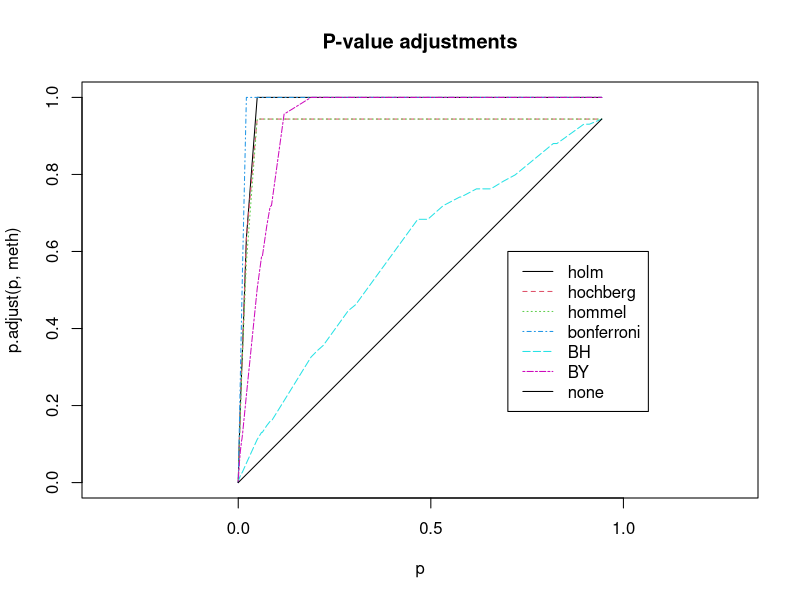

Reproduce this figure in R.
set.seed(123)
x <- rnorm(50, mean = c(rep(0, 25), rep(3, 25)))
p <- 2*pnorm(sort(-abs(x)))

round(p, 3)
round(p.adjust(p), 3)
round(p.adjust(p, "BH"), 3)

## or all of them at once (dropping the "fdr" alias):
p.adjust.M <- p.adjust.methods[p.adjust.methods != "fdr"]
p.adj    <- sapply(p.adjust.M, function(meth) p.adjust(p, meth))
p.adj.60 <- sapply(p.adjust.M, function(meth) p.adjust(p, meth, n = 60))
stopifnot(identical(p.adj[,"none"], p), p.adj <= p.adj.60)
round(p.adj, 3)
## or a bit nicer:
noquote(apply(p.adj, 2, format.pval, digits = 3))


## and a graphic:
matplot(p, p.adj, ylab="p.adjust(p, meth)", type = "l", asp = 1, lty = 1:6,
        main = "P-value adjustments")
legend(0.7, 0.6, p.adjust.M, col = 1:6, lty = 1:6)

## Can work with NA's:
pN <- p; iN <- c(46, 47); pN[iN] <- NA
pN.a <- sapply(p.adjust.M, function(meth) p.adjust(pN, meth))
## The smallest 20 P-values all affected by the NA's :
round((pN.a / p.adj)[1:20, ] , 4)
